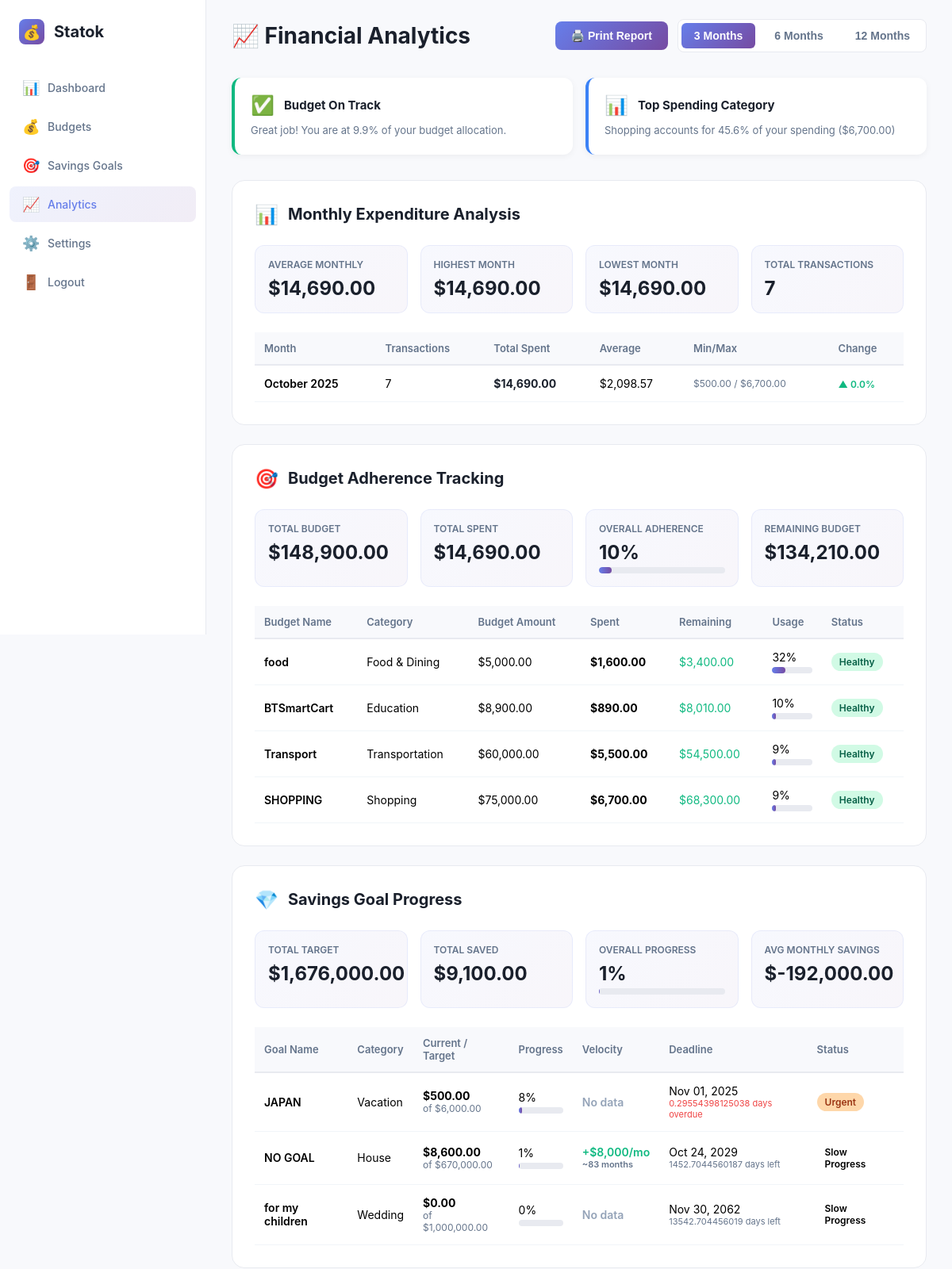
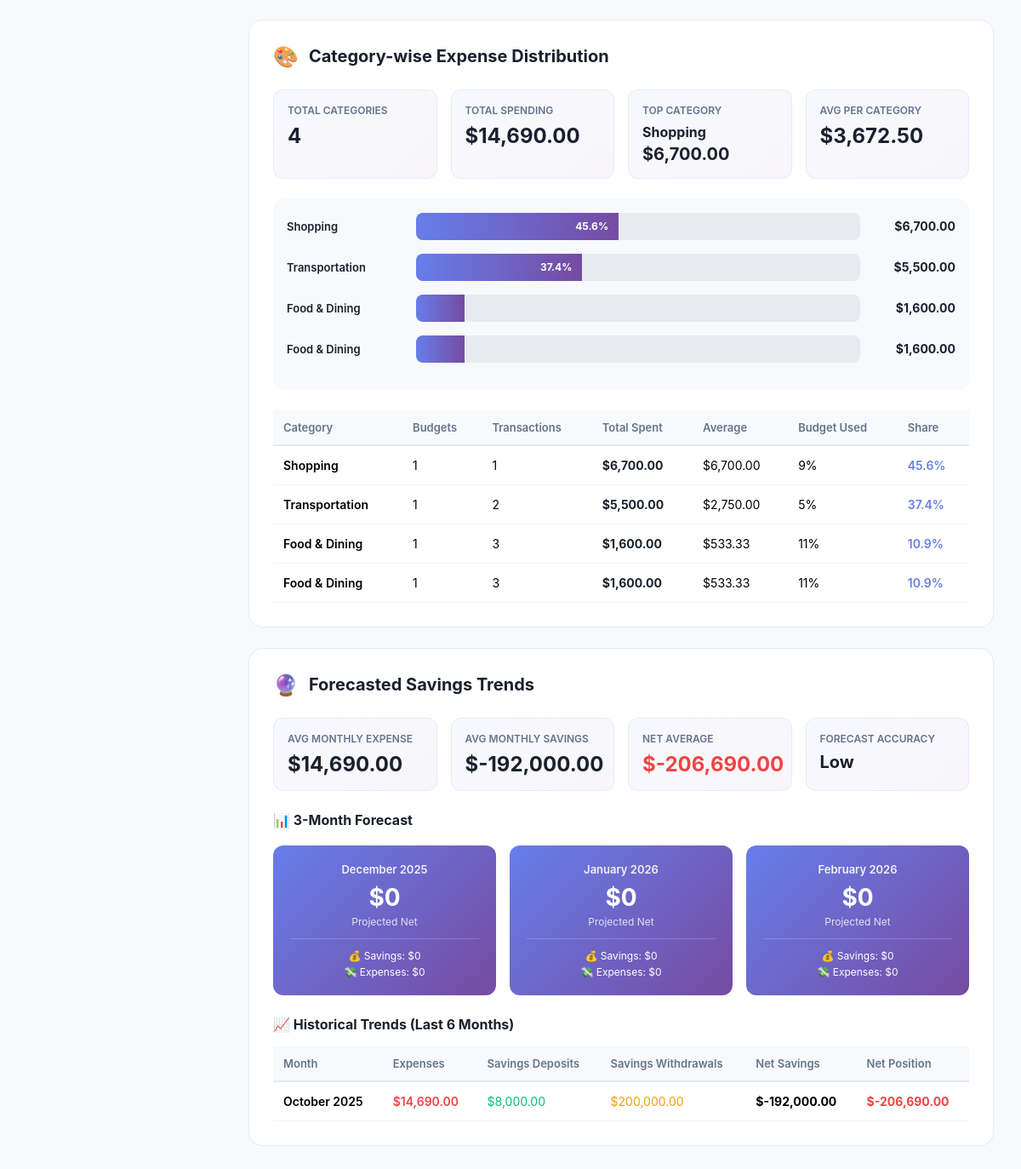
Page /public/nalytics.php?period=3 (signed in) on the committed database (2 pictures, top to bottom).
### tables this page shows
CREATE TABLE budgets (
    id INTEGER PRIMARY KEY AUTOINCREMENT,
    name TEXT NOT NULL,
    category TEXT NOT NULL,
    budget_amount REAL NOT NULL,
    created_date TEXT NOT NULL
, user_id INTEGER DEFAULT 1);

CREATE TABLE savings_goals (
    id INTEGER PRIMARY KEY AUTOINCREMENT,
    user_id INTEGER NOT NULL,
    name TEXT NOT NULL,
    target_amount REAL NOT NULL,
    current_amount REAL DEFAULT 0,
    deadline TEXT,
    category TEXT NOT NULL,
    description TEXT,
    created_date TEXT NOT NULL,
    FOREIGN KEY (user_id) REFERENCES users(id) ON DELETE CASCADE
);

### public/nalytics.php (the view, shortened to what the rows shown need)
<?php
$user_id = $_SESSION['user_id'];
try {
    $db = new PDO('sqlite:' .__DIR__ . '/../db/database.db');
    $db->setAttribute(PDO::ATTR_ERRMODE, PDO::ERRMODE_EXCEPTION);
} catch(PDOException $e) {
    die("Connection failed: " . $e->getMessage());
}
$period = $_GET['period'] ?? '12';
$startDate = date('Y-m-d', strtotime("-$period months"));
$endDate = date('Y-m-d');
$monthlyExpenditure = $db->prepare("
    SELECT
        strftime('%Y-%m', e.date) as month,
        strftime('%Y', e.date) as year,
        strftime('%m', e.date) as month_num,
        COUNT(e.id) as transaction_count,
        SUM(e.amount) as total_spent,
        AVG(e.amount) as avg_transaction,
        MIN(e.amount) as min_transaction,
        MAX(e.amount) as max_transaction
    FROM expenses e
    INNER JOIN budgets b ON e.budget_id = b.id
    WHERE b.user_id = :uid
        AND e.date >= :start_date
        AND e.date <= :end_date
    GROUP BY strftime('%Y-%m', e.date)
    ORDER BY month DESC
");
$monthlyExpenditure->execute([
    ':uid' => $user_id,
    ':start_date' => $startDate,
    ':end_date' => $endDate
]);
$monthlyData = $monthlyExpenditure->fetchAll(PDO::FETCH_ASSOC);
$budgetAdherence = $db->prepare("
    SELECT
        b.id,
        b.name,
        b.category,
        b.budget_amount,
        COALESCE(SUM(e.amount), 0) as spent,
        b.budget_amount - COALESCE(SUM(e.amount), 0) as remaining,
        CASE
            WHEN COALESCE(SUM(e.amount), 0) = 0 THEN 0
            ELSE (COALESCE(SUM(e.amount), 0) / b.budget_amount) * 100
        END as usage_percentage,
        CASE
            WHEN COALESCE(SUM(e.amount), 0) > b.budget_amount THEN 'Over Budget'
            WHEN (COALESCE(SUM(e.amount), 0) / b.budget_amount) * 100 >= 90 THEN 'Critical'
            WHEN (COALESCE(SUM(e.amount), 0) / b.budget_amount) * 100 >= 75 THEN 'Warning'
            ELSE 'Healthy'
        END as status,
        COUNT(e.id) as expense_count
    FROM budgets b
    LEFT JOIN expenses e ON b.id = e.budget_id
        AND e.date >= :start_date
        AND e.date <= :end_date
    WHERE b.user_id = :uid
    GROUP BY b.id, b.name, b.category, b.budget_amount
    ORDER BY usage_percentage DESC
");
$budgetAdherence->execute([
    ':uid' => $user_id,
    ':start_date' => $startDate,
    ':end_date' => $endDate
]);
$adherenceData = $budgetAdherence->fetchAll(PDO::FETCH_ASSOC);
$savingsProgress = $db->prepare("
    SELECT
        sg.id,
        sg.name,
        sg.category,
        sg.target_amount,
        sg.current_amount,
        sg.deadline,
        sg.target_amount - sg.current_amount as remaining,
        CASE
            WHEN sg.target_amount = 0 THEN 0
            ELSE (sg.current_amount / sg.target_amount) * 100
        END as progress_percentage,
        CASE
            WHEN sg.current_amount >= sg.target_amount THEN 'Completed'
            WHEN sg.deadline IS NOT NULL AND date(sg.deadline) < date('now') THEN 'Overdue'
            WHEN sg.deadline IS NOT NULL AND julianday(sg.deadline) - julianday('now') <= 30 THEN 'Urgent'
            WHEN (sg.current_amount / sg.target_amount) * 100 >= 75 THEN 'On Track'
            WHEN (sg.current_amount / sg.target_amount) * 100 >= 50 THEN 'Moderate'
            ELSE 'Slow Progress'
        END as status,
        CASE
            WHEN sg.deadline IS NOT NULL THEN julianday(sg.deadline) - julianday('now')
            ELSE NULL
        END as days_remaining,
        (SELECT COUNT(*) FROM savings_transactions WHERE goal_id = sg.id) as transaction_count,
        (SELECT SUM(amount) FROM savings_transactions WHERE goal_id = sg.id AND transaction_type = 'deposit') as total_deposits,
        (SELECT SUM(amount) FROM savings_transactions WHERE goal_id = sg.id AND transaction_type = 'withdrawal') as total_withdrawals
    FROM savings_goals sg
    WHERE sg.user_id = :uid
    GROUP BY sg.id
    ORDER BY progress_percentage DESC, sg.deadline ASC
");
$savingsProgress->execute([':uid' => $user_id]);
$savingsData = $savingsProgress->fetchAll(PDO::FETCH_ASSOC);
$savingsVelocity = [];
foreach ($savingsData as $goal) {
    $monthlyQuery = $db->prepare("
        SELECT
            strftime('%Y-%m', date) as month,
            SUM(CASE WHEN transaction_type = 'deposit' THEN amount ELSE -amount END) as net_amount
        FROM savings_transactions
        WHERE goal_id = :gid
        GROUP BY strftime('%Y-%m', date)
        ORDER BY month DESC
        LIMIT 3
    ");
    $monthlyQuery->execute([':gid' => $goal['id']]);
    $monthlyContributions = $monthlyQuery->fetchAll(PDO::FETCH_ASSOC);
    if (count($monthlyContributions) > 0) {
        $avgMonthly = array_sum(array_column($monthlyContributions, 'net_amount')) / count($monthlyContributions);
        $savingsVelocity[$goal['id']] = $avgMonthly;
    } else {
        $savingsVelocity[$goal['id']] = 0;
    }
}
$categoryDistribution = $db->prepare("
    SELECT
        b.category,
        COUNT(DISTINCT b.id) as budget_count,
        COUNT(e.id) as transaction_count,
        SUM(e.amount) as total_spent,
        AVG(e.amount) as avg_expense,
        MIN(e.amount) as min_expense,
        MAX(e.amount) as max_expense,
        SUM(b.budget_amount) as total_budget,
        CASE
            WHEN SUM(b.budget_amount) = 0 THEN 0
            ELSE (SUM(e.amount) / SUM(b.budget_amount)) * 100
        END as budget_utilization,
        CASE
            WHEN COUNT(e.id) = 0 THEN 0
            ELSE SUM(e.amount)
        END as category_total
    FROM budgets b
    LEFT JOIN expenses e ON b.id = e.budget_id
        AND e.date >= :start_date
        AND e.date <= :end_date
    WHERE b.user_id = :uid
    GROUP BY b.category
    HAVING COUNT(e.id) > 0
    ORDER BY total_spent DESC
");
$categoryDistribution->execute([
    ':uid' => $user_id,
    ':start_date' => $startDate,
    ':end_date' => $endDate
]);
$categoryData = $categoryDistribution->fetchAll(PDO::FETCH_ASSOC);
$historicalTrends = $db->prepare("
    SELECT
        strftime('%Y-%m', e.date) as month,
        SUM(e.amount) as monthly_expenses
    FROM expenses e
    INNER JOIN budgets b ON e.budget_id = b.id
    WHERE b.user_id = :uid
        AND e.date >= :start_date
    GROUP BY strftime('%Y-%m', e.date)
    ORDER BY month ASC
");
$historicalTrends->execute([
    ':uid' => $user_id,
    ':start_date' => date('Y-m-d', strtotime('-6 months'))
]);
$trendData = $historicalTrends->fetchAll(PDO::FETCH_ASSOC);
$savingsTrends = $db->prepare("
    SELECT
        strftime('%Y-%m', st.date) as month,
        SUM(CASE WHEN st.transaction_type = 'deposit' THEN st.amount ELSE 0 END) as deposits,
        SUM(CASE WHEN st.transaction_type = 'withdrawal' THEN st.amount ELSE 0 END) as withdrawals,
        SUM(CASE WHEN st.transaction_type = 'deposit' THEN st.amount ELSE -st.amount END) as net_savings
    FROM savings_transactions st
    INNER JOIN savings_goals sg ON st.goal_id = sg.id
    WHERE sg.user_id = :uid
        AND st.date >= :start_date
    GROUP BY strftime('%Y-%m', st.date)
    ORDER BY month ASC
");
$savingsTrends->execute([
    ':uid' => $user_id,
    ':start_date' => date('Y-m-d', strtotime('-6 months'))
]);
$savingsTrendData = $savingsTrends->fetchAll(PDO::FETCH_ASSOC);
?>
<!DOCTYPE html>
<html lang="en">
<head>
</head>
<body>
    <main class="main-content">
        <div class="report-section">
            <?php if (count($monthlyData) > 0): ?>
            <table>
                <thead>
                    <tr>
                        <th>Month</th>
                        <th>Transactions</th>
                        <th>Total Spent</th>
                        <th>Average</th>
                        <th>Min/Max</th>
                        <th>Change</th>
                    </tr>
                </thead>
            </table>
            <?php endif; ?>
        </div>
        <div class="report-section">
            <?php if (count($adherenceData) > 0): ?>
            <table>
                <thead>
                    <tr>
                        <th>Budget Name</th>
                        <th>Category</th>
                        <th>Budget Amount</th>
                        <th>Spent</th>
                        <th>Remaining</th>
                        <th>Usage</th>
                        <th>Status</th>
                    </tr>
                </thead>
                <tbody>
                    <?php foreach ($adherenceData as $budget): ?>
                    <tr>
                        <td style="font-weight: 600;"><?php echo htmlspecialchars($budget['name']); ?></td>
                        <td><?php echo htmlspecialchars($budget['category']); ?></td>
                        <td>$<?php echo number_format($budget['budget_amount'], 2); ?></td>
                        <td style="font-weight: 700;">$<?php echo number_format($budget['spent'], 2); ?></td>
                        <td style="color: <?php echo $budget['remaining'] < 0 ? '#ef4444' : '#10b981'; ?>;">
                            $<?php echo number_format($budget['remaining'], 2); ?>
                        </td>
                        <td>
                            <?php echo round($budget['usage_percentage']); ?>%
                            <div class="progress-bar-container">
                                <div class="progress-bar-fill <?php echo $budget['usage_percentage'] > 100 ? 'over' : ''; ?>"
                                     style="width: <?php echo min($budget['usage_percentage'], 100); ?>%"></div>
                            </div>
                        </td>
                        <td>
                            <span class="status-badge status-<?php echo strtolower(str_replace(' ', '', $budget['status'])); ?>">
                                <?php echo $budget['status']; ?>
                            </span>
                        </td>
                    </tr>
                    <?php endforeach; ?>
                </tbody>
            </table>
            <?php endif; ?>
        </div>
        <div class="report-section">
            <?php if (count($savingsData) > 0):
            ?>
            <table>
                <thead>
                    <tr>
                        <th>Goal Name</th>
                        <th>Category</th>
                        <th>Current / Target</th>
                        <th>Progress</th>
                        <th>Velocity</th>
                        <th>Deadline</th>
                        <th>Status</th>
                    </tr>
                </thead>
                <tbody>
                    <?php foreach ($savingsData as $goal):
                        $velocity = $savingsVelocity[$goal['id']];
                        $monthsToGoal = $velocity > 0 ? ceil($goal['remaining'] / $velocity) : 0;
                    ?>
                    <tr>
                        <td style="font-weight: 600;"><?php echo htmlspecialchars($goal['name']); ?></td>
                        <td><?php echo htmlspecialchars($goal['category']); ?></td>
                        <td>
                            <div style="font-weight: 700;">$<?php echo number_format($goal['current_amount'], 2); ?></div>
                            <div style="font-size: 12px; color: #64748b;">of $<?php echo number_format($goal['target_amount'], 2); ?></div>
                        </td>
                        <td>
                            <?php echo round($goal['progress_percentage']); ?>%
                            <div class="progress-bar-container">
                                <div class="progress-bar-fill <?php echo $goal['progress_percentage'] >= 100 ? 'complete' : ''; ?>"
                                     style="width: <?php echo min($goal['progress_percentage'], 100); ?>%"></div>
                            </div>
                        </td>
                        <td style="color: #10b981; font-weight: 600;">
                            <?php if ($velocity > 0): ?>
                                +$<?php echo number_format($velocity, 0); ?>/mo
                                <div style="font-size: 11px; color: #64748b;">~<?php echo $monthsToGoal; ?> months</div>
                            <?php else: ?>
                                <span style="color: #94a3b8;">No data</span>
                            <?php endif; ?>
                        </td>
                        <td>
                            <?php if ($goal['deadline']): ?>
                                <?php echo date('M d, Y', strtotime($goal['deadline'])); ?>
                                <?php if ($goal['days_remaining'] !== null): ?>
                                    <div style="font-size: 11px; color: <?php echo $goal['days_remaining'] < 0 ? '#ef4444' : '#64748b'; ?>;">
                                        <?php echo abs($goal['days_remaining']); ?> days <?php echo $goal['days_remaining'] < 0 ? 'overdue' : 'left'; ?>
                                    </div>
                                <?php endif; ?>
                            <?php else: ?>
                                <span style="color: #94a3b8;">No deadline</span>
                            <?php endif; ?>
                        </td>
                        <td>
                            <span class="status-badge status-<?php echo strtolower(str_replace(' ', '', $goal['status'])); ?>">
                                <?php echo $goal['status']; ?>
                            </span>
                        </td>
                    </tr>
                    <?php endforeach; ?>
                </tbody>
            </table>
            <?php endif; ?>
        </div>
        <div class="report-section">
            <?php if (count($categoryData) > 0): ?>
            <table style="margin-top: 24px;">
                <thead>
                    <tr>
                        <th>Category</th>
                        <th>Budgets</th>
                        <th>Transactions</th>
                        <th>Total Spent</th>
                        <th>Average</th>
                        <th>Budget Used</th>
                        <th>Share</th>
                    </tr>
                </thead>
            </table>
            <?php endif; ?>
        </div>
        <div class="report-section">
            <?php if (count($trendData) > 0 || count($savingsTrendData) > 0): ?>
            <table>
                <thead>
                    <tr>
                        <th>Month</th>
                        <th>Expenses</th>
                        <th>Savings Deposits</th>
                        <th>Savings Withdrawals</th>
                        <th>Net Savings</th>
                        <th>Net Position</th>
                    </tr>
                </thead>
            </table>
            <?php endif; ?>
        </div>
    </main>
</body>
</html>

### rows in the picture
budgets: name "food", category "Food & Dining", budget_amount "5,000.00", spent "1,600.00", remaining "3,400.00", usage_percentage "32", status "Healthy"
budgets: name "BTSmartCart", category "Education", budget_amount "8,900.00", spent "890.00", remaining "8,010.00", usage_percentage "10", status "Healthy"
budgets: name "Transport", category "Transportation", budget_amount "60,000.00", spent "5,500.00", remaining "54,500.00", usage_percentage "9", min($budget['usage_percentage'], 100) 9.1666666666667 (drawn), status "Healthy"
budgets: name "SHOPPING", category "Shopping", budget_amount "75,000.00", spent "6,700.00", remaining "68,300.00", usage_percentage "9", min($budget['usage_percentage'], 100) 8.9333333333333 (drawn), status "Healthy"
savings_goals: name "JAPAN", category "Vacation", current_amount "500.00", target_amount "6,000.00", progress_percentage "8", min($goal['progress_percentage'], 100) 8.3333333333333 (drawn), shows "No data", deadline "Nov 01, 2025", days_remaining "0.29554398125038", shows "overdue", status "Urgent"
savings_goals: name "NO GOAL", category "House", current_amount "8,600.00", target_amount "670,000.00", progress_percentage "1", id "8,000", monthsToGoal "83", deadline "Oct 24, 2029", days_remaining "1452.7044560187", shows "left", status "Slow Progress"
savings_goals: name "for my children", category "Wedding", current_amount "0.00", target_amount "1,000,000.00", progress_percentage "0", shows "No data", deadline "Nov 30, 2062", days_remaining "13542.704456019", shows "left", status "Slow Progress"

### other values in the picture
$insight['icon'] "✅"
$insight['title'] "Budget On Track"
$insight['message'] "Great job! You are at 9.9% of your budget allocation."
$insight['icon'] "📊"
$insight['title'] "Top Spending Category"
$insight['message'] "Shopping accounts for 45.6% of your spending ($6,700.00)"
$avgMonthlyExpense "14,690.00"
max(array_column($monthlyData, 'total_spent')) "14,690.00"
min(array_column($monthlyData, 'total_spent')) "14,690.00"
array_sum(array_column($monthlyData, 'transaction_count')) "7"
$monthName "October 2025"
$month['transaction_count'] "7"
$month['total_spent'] "14,690.00"
$month['avg_transaction'] "2,098.57"
$month['min_transaction'] "500.00"
